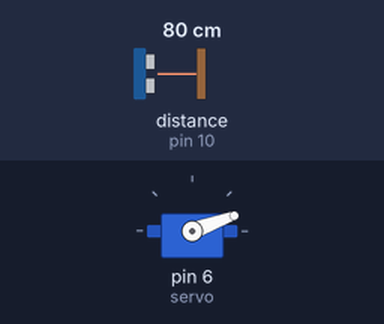
Bench run of a sketch on a simulated Arduino Uno, built with avr-gcc and run on an emulated ATmega328P. Shown: servo. Wiring (inferred from the names in the program): ultrasonic range finder: trigger pin 9; echo pin 10. The inputs (shaded band) are chosen by the test bench; at power-on: distance to the obstacle (sensor on pin 10) 80 cm. The echo pulse lasts 58.3 µs per cm.

Above: at 1.2 s.
1.3 s: distance to the obstacle (sensor on pin 10) set to 8 cm
2.8 s: distance to the obstacle (sensor on pin 10) set to 5 cm
At 3.4 s:
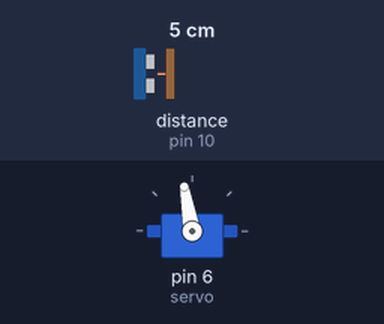
4.3 s: distance to the obstacle (sensor on pin 10) set to 9 cm
At 6.8 s:
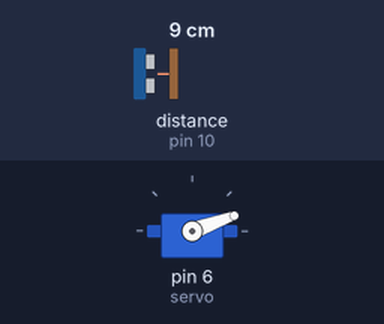
7.3 s: distance to the obstacle (sensor on pin 10) set to 2 cm
At 7.7 s:
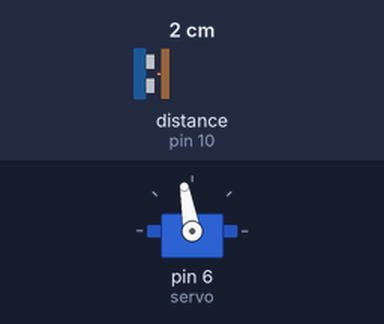
Timing chart, 0 to 9.8 s (numbered marks = the images above; inputs shaded):
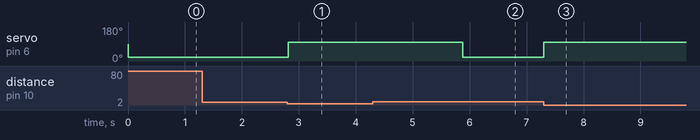

Measured:
- the behaviour switches between 7 and 6 cm on distance to the obstacle (sensor on pin 10) (found by bisection; images 0 and 1)
- after the input at 1.3 s, every drawn part: stays the same
- after the input at 2.8 s, servo on pin 6 (servo): 20° → 100° at once
- after the input at 4.3 s, servo on pin 6 (servo): 100° → 20° after 1.6 s
- after the input at 7.3 s, servo on pin 6 (servo): 20° → 100° at once

The sketch:

run.ino
```cpp
#include <Servo.h>
Servo servo;

int const trigPin = 9;
int const echoPin = 10;

void setup() {
  pinMode(trigPin, OUTPUT);
  pinMode(echoPin, INPUT);
  servo.attach(6);
}

void loop() {
  int duration, distance;
  digitalWrite(trigPin, HIGH);
  delay(1);
  digitalWrite(trigPin, LOW);
  duration = pulseIn(echoPin, HIGH);
  distance = (duration / 2) / 29.1;

  if (distance <= 5 && distance >= 0) {
    servo.write(100);
    delay(3000);
  } else {
    servo.write(20);
  }
  delay(60);
}
```
